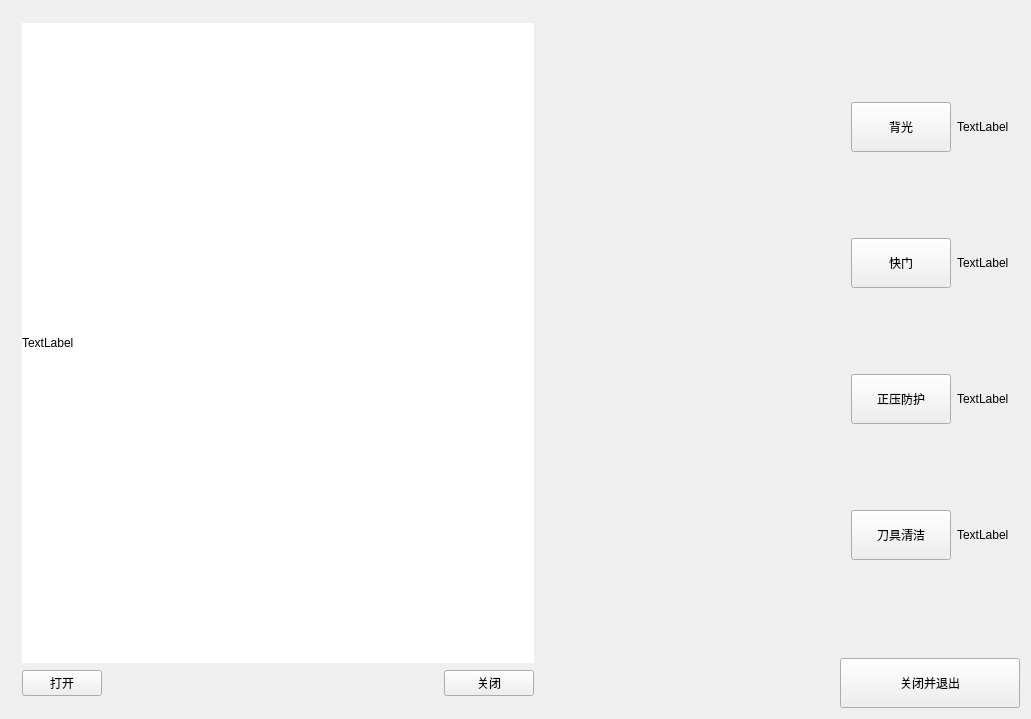
<?xml version="1.0" encoding="UTF-8"?>
<ui version="4.0">
 <class>config</class>
 <widget class="QWidget" name="config">
  <property name="geometry">
   <rect>
    <x>0</x>
    <y>0</y>
    <width>1031</width>
    <height>719</height>
   </rect>
  </property>
  <property name="windowTitle">
   <string>config</string>
  </property>
  <layout class="QGridLayout" name="gridLayout_3">
   <item row="0" column="0" rowspan="2">
    <widget class="QWidget" name="widget_2" native="true">
     <layout class="QGridLayout" name="gridLayout_2">
      <item row="0" column="0" colspan="3">
       <widget class="QLabel" name="label_Img">
        <property name="minimumSize">
         <size>
          <width>512</width>
          <height>640</height>
         </size>
        </property>
        <property name="maximumSize">
         <size>
          <width>512</width>
          <height>640</height>
         </size>
        </property>
        <property name="styleSheet">
         <string notr="true">background-color: rgb(255, 255, 255);</string>
        </property>
        <property name="text">
         <string>TextLabel</string>
        </property>
       </widget>
      </item>
      <item row="1" column="0">
       <widget class="QPushButton" name="pushopen">
        <property name="text">
         <string>打开</string>
        </property>
       </widget>
      </item>
      <item row="1" column="1">
       <spacer name="horizontalSpacer_2">
        <property name="orientation">
         <enum>Qt::Horizontal</enum>
        </property>
        <property name="sizeHint" stdset="0">
         <size>
          <width>287</width>
          <height>20</height>
         </size>
        </property>
       </spacer>
      </item>
      <item row="1" column="2">
       <widget class="QPushButton" name="pushclose">
        <property name="minimumSize">
         <size>
          <width>90</width>
          <height>0</height>
         </size>
        </property>
        <property name="text">
         <string>关闭</string>
        </property>
       </widget>
      </item>
      <item row="1" column="3">
       <spacer name="horizontalSpacer">
        <property name="orientation">
         <enum>Qt::Horizontal</enum>
        </property>
        <property name="sizeHint" stdset="0">
         <size>
          <width>286</width>
          <height>20</height>
         </size>
        </property>
       </spacer>
      </item>
     </layout>
    </widget>
   </item>
   <item row="0" column="1">
    <widget class="QWidget" name="widget" native="true">
     <layout class="QGridLayout" name="gridLayout">
      <item row="0" column="0">
       <widget class="QPushButton" name="pushButton">
        <property name="minimumSize">
         <size>
          <width>100</width>
          <height>50</height>
         </size>
        </property>
        <property name="text">
         <string>背光</string>
        </property>
       </widget>
      </item>
      <item row="0" column="1">
       <widget class="QLabel" name="label">
        <property name="text">
         <string>TextLabel</string>
        </property>
       </widget>
      </item>
      <item row="1" column="0">
       <widget class="QPushButton" name="pushButton_2">
        <property name="minimumSize">
         <size>
          <width>80</width>
          <height>50</height>
         </size>
        </property>
        <property name="text">
         <string>快门</string>
        </property>
       </widget>
      </item>
      <item row="1" column="1">
       <widget class="QLabel" name="label_2">
        <property name="text">
         <string>TextLabel</string>
        </property>
       </widget>
      </item>
      <item row="2" column="0">
       <widget class="QPushButton" name="pushButton_3">
        <property name="minimumSize">
         <size>
          <width>100</width>
          <height>50</height>
         </size>
        </property>
        <property name="text">
         <string>正压防护</string>
        </property>
       </widget>
      </item>
      <item row="2" column="1">
       <widget class="QLabel" name="label_3">
        <property name="text">
         <string>TextLabel</string>
        </property>
       </widget>
      </item>
      <item row="3" column="0">
       <widget class="QPushButton" name="pushButton_4">
        <property name="minimumSize">
         <size>
          <width>100</width>
          <height>50</height>
         </size>
        </property>
        <property name="text">
         <string>刀具清洁</string>
        </property>
       </widget>
      </item>
      <item row="3" column="1">
       <widget class="QLabel" name="label_4">
        <property name="text">
         <string>TextLabel</string>
        </property>
       </widget>
      </item>
     </layout>
    </widget>
   </item>
   <item row="1" column="1">
    <widget class="QPushButton" name="exit_pushButton">
     <property name="minimumSize">
      <size>
       <width>100</width>
       <height>50</height>
      </size>
     </property>
     <property name="text">
      <string>关闭并退出</string>
     </property>
    </widget>
   </item>
  </layout>
 </widget>
 <layoutdefault spacing="6" margin="11"/>
 <resources/>
 <connections/>
</ui>
